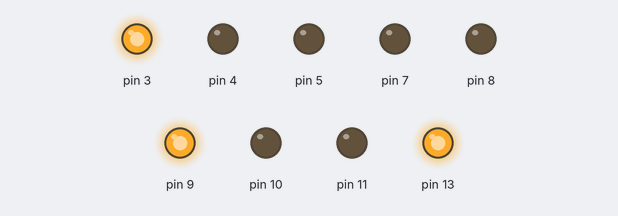
A sketch run on a simulated Arduino Uno, built with avr-gcc and run on an emulated ATmega328P. Shown: output pins drawn as LEDs (lit = HIGH).

Above: at 1.5 s.
At 4.5 s:
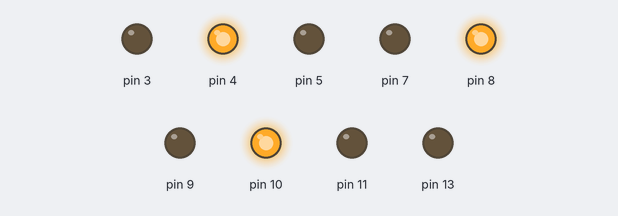
At 7.5 s:
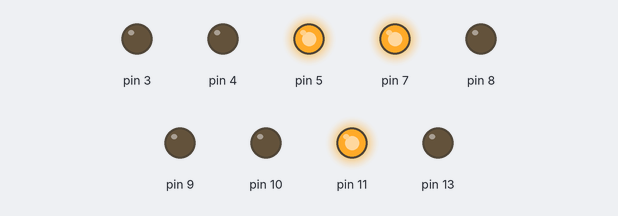
Timing chart, 0 to 11.7 s (numbered marks = the images above):
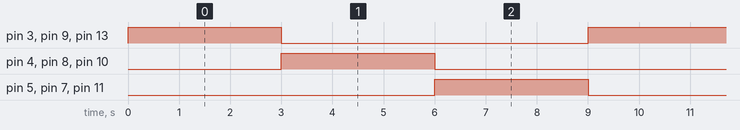

Measured:
- by itself, pin 3–5, pin 7–11, pin 13: alternates HIGH for 3.0 s and LOW for 6.0 s
- by itself, everything shown: repeats every 9.0 s, in 3 steps

The sketch:

20.ino
```cpp
// примечание: указанные в тексте задания цвета пинов (10 - зеленый, 11 - желтый) не совпадают с подключением на изображении данной схемы (11 - зеленый, 12 - желтый
// Ниже приведен код для пинов, указанных в задании, то есть 10 - зеленый, 11 - желтый

void setup()
{
  pinMode(3, OUTPUT);
  pinMode(4, OUTPUT);
  pinMode(5, OUTPUT);
  pinMode(7, OUTPUT);
  pinMode(8, OUTPUT);
  pinMode(9, OUTPUT);
  pinMode(10, OUTPUT);
  pinMode(11, OUTPUT);
  pinMode(13, OUTPUT);
}

void loop()
{
  digitalWrite(5, LOW);
  digitalWrite(7, LOW);
  digitalWrite(11, LOW);
  digitalWrite(3, HIGH);
  digitalWrite(9, HIGH);
  digitalWrite(13, HIGH);
  delay(3000);
  digitalWrite(3, LOW);
  digitalWrite(9, LOW);
  digitalWrite(13, LOW);
  digitalWrite(4, HIGH);
  digitalWrite(8, HIGH);
  digitalWrite(10, HIGH);
  delay(3000);
  digitalWrite(4, LOW);
  digitalWrite(8, LOW);
  digitalWrite(10, LOW);
  digitalWrite(5, HIGH);
  digitalWrite(7, HIGH);
  digitalWrite(11, HIGH);
  delay(3000);
}
```
